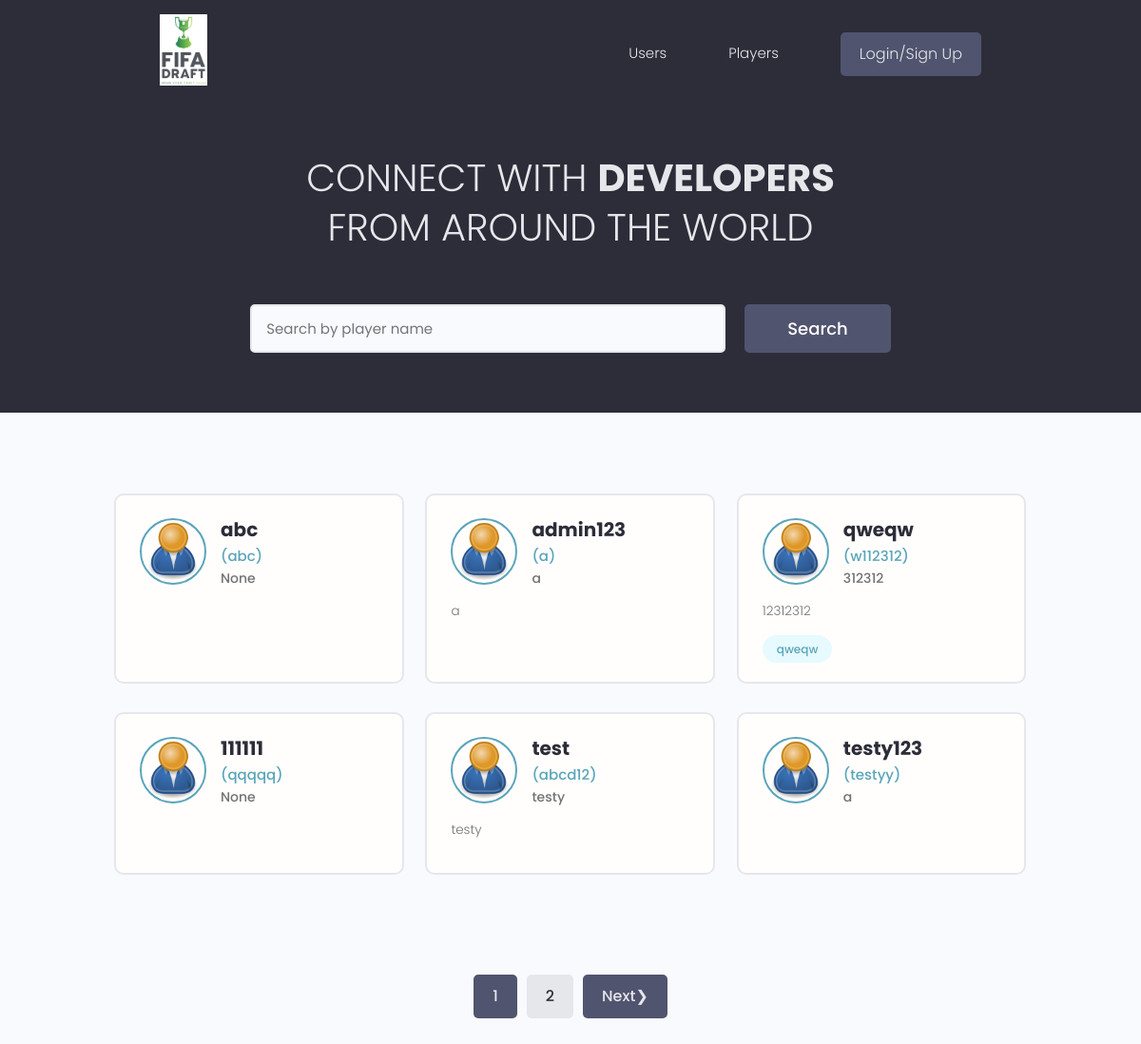
The app's page /, older data.
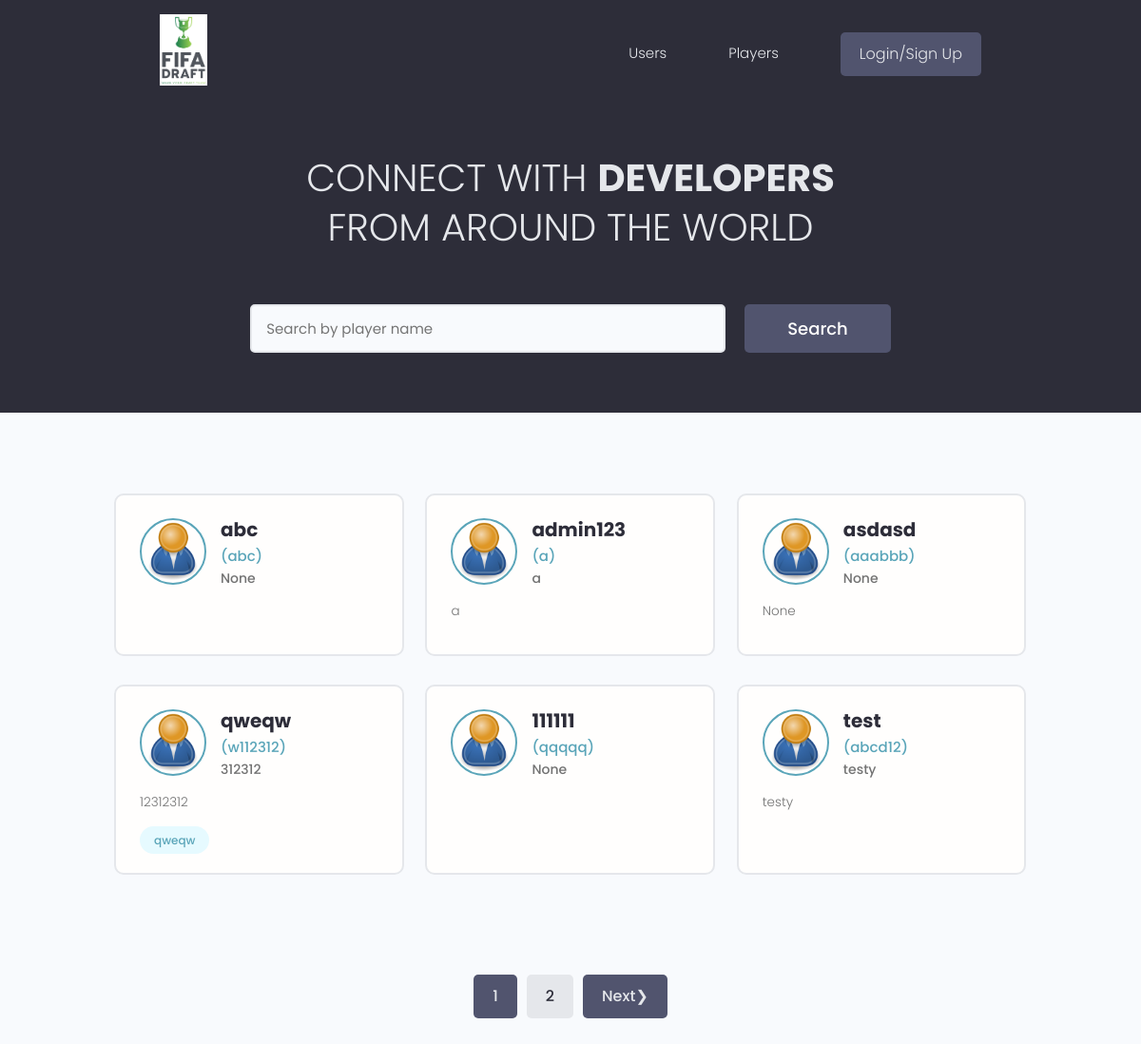
The same page, newer data.
### users/models.py (models this page shows, shortened)
class Profile(models.Model):
    user = models.OneToOneField(User, on_delete=models.CASCADE, null=True, blank=True)
    name = models.CharField(max_length=100, blank=True, null=True)
    username = models.CharField(max_length=100, blank=True, null=True)
    location = models.CharField(max_length=100, blank=True, null=True)
    email = models.EmailField(max_length=100, blank=True, null=True)
    short_intro = models.CharField(max_length=250, blank=True, null=True)
    bio = models.TextField(blank=True, null=True)
    profile_image = models.ImageField(
        null=True,
        blank=True,
        upload_to="profile_images/",
        default="profile_images/user-default.png",
    )
    social_github = models.CharField(max_length=200, blank=True, null=True)
    social_twitter = models.CharField(max_length=200, blank=True, null=True)
    social_linkedin = models.CharField(max_length=200, blank=True, null=True)
    social_youtube = models.CharField(max_length=200, blank=True, null=True)
    social_website = models.CharField(max_length=200, blank=True, null=True)
    created = models.DateTimeField(auto_now_add=True)
    id = models.UUIDField(
        default=uuid.uuid4, unique=True, primary_key=True, editable=False
    )

class Skill(models.Model):
    owner = models.ForeignKey(Profile, on_delete=models.CASCADE, null=True, blank=True)
    name = models.CharField(max_length=200, blank=True, null=True)
    description = models.TextField(null=True, blank=True)
    created = models.DateTimeField(auto_now_add=True)
    id = models.UUIDField(
        default=uuid.uuid4, unique=True, primary_key=True, editable=False
    )
    def __str__(self):
        return str(self.name)

### users/views.py (the view)
# urls.py: path("", views.profiles, name="profiles"),
def profiles(request):
    profiles, search_query = search_profiles(request)
    results_on_page = 6
    custom_range, profiles = pagination_project(request, profiles, results_on_page)
    context = {
        "profiles": profiles,
        "custom_range": custom_range,
        "search_query": search_query,
    }
    return render(request, "users/profiles.html", context)

### users/utils.py (called while the page is built)
def pagination_project(request, players, results_on_page):
    page = request.GET.get("page")
    paginator = Paginator(players, results_on_page)
    try:
        players = paginator.page(page)
    except PageNotAnInteger:
        page = 1
        players = paginator.page(page)
    except EmptyPage:
        page = paginator.num_pages
        players = paginator.page(page)
    left_index = int(page) - 1
    if left_index < 1:
        left_index = 1
    right_index = int(page) + 2
    if right_index > paginator.num_pages:
        right_index = paginator.num_pages + 1
    custom_range = range(left_index, right_index)
    return custom_range, players

def search_profiles(request):
    search_query = ""
    if request.GET.get("search_query"):
        search_query = request.GET.get("search_query")
    skills = Skill.objects.filter(name__iexact=search_query)
    profiles = Profile.objects.distinct().filter(
        Q(name__icontains=search_query)
        | Q(username__icontains=search_query)
        | Q(skill__in=skills)
        | Q(location__icontains=search_query)
    )
    return profiles, search_query

### users/templates/users/profiles.html (shortened to what this page needs)
{% extends 'main.html'%}
{% block content %}
  <main class="home">
    <section class="hero-section text-center">
      <div class="container container--narrow">
        <div class="hero-section__box">
          <h2>CONNECT WITH <span>DEVELOPERS</span></h2>
          <h2>FROM AROUND THE WORLD</h2>
        </div>
        <div class="hero-section__search">
          <form class="form" action="#" method="get">
            <div class="form__field">
              <input class="input input--text" id="formInput#search" type="text" name="search_query"
                value='{{search_query}}' placeholder="Search by player name" />
            </div>
            <input class="btn btn--sub btn--lg" type="submit" value="Search" />
          </form>
        </div>
      </div>
    </section>
    <section class="devlist">
      <div class="container">
        <div class="grid grid--three">
         {% for profile in profiles %}
          <div class="column card">
            <div class="dev">
              <a href="{% url 'user-profile' profile.id %}" class="card__body">
                <div class="dev__profile">
                  <img class="avatar avatar--md" src={{profile.profile_image.url}} alt="image" />
                  <div class="dev__meta">
                    <h3>{{ profile.user }}</h3> ({{ profile.name }})
                    <h5>{{ profile.short_intro|slice:'60' }}</h5>
                  </div>
                </div>
                <p class="dev__info">
                  {{ profile.bio|slice:'150' }}</p>
                <div class="dev__skills">
                  {% for skill in profile.skill_set.all %}
                  <span class="tag tag--pill tag--main">
                    <small>{{ skill }}</small>
                  </span>
                  {% endfor %}
                </div>
              </a>
            </div>
          </div>
         {% endfor %}
        </div>
      </div>
    </section>
  </main>
    {% include 'pagination.html' with queryset=profiles search_query=search_query %}
{% endblock content %}

Row changes from the older to the newer data that the page shows:
no longer on this page (row unchanged): Profile: profile_image (placeholder picture), user "testy123", name "testyy", short_intro "a"
added Profile: profile_image (placeholder picture), user "asdasd", name "aaabbb", short_intro "None", bio "None"
